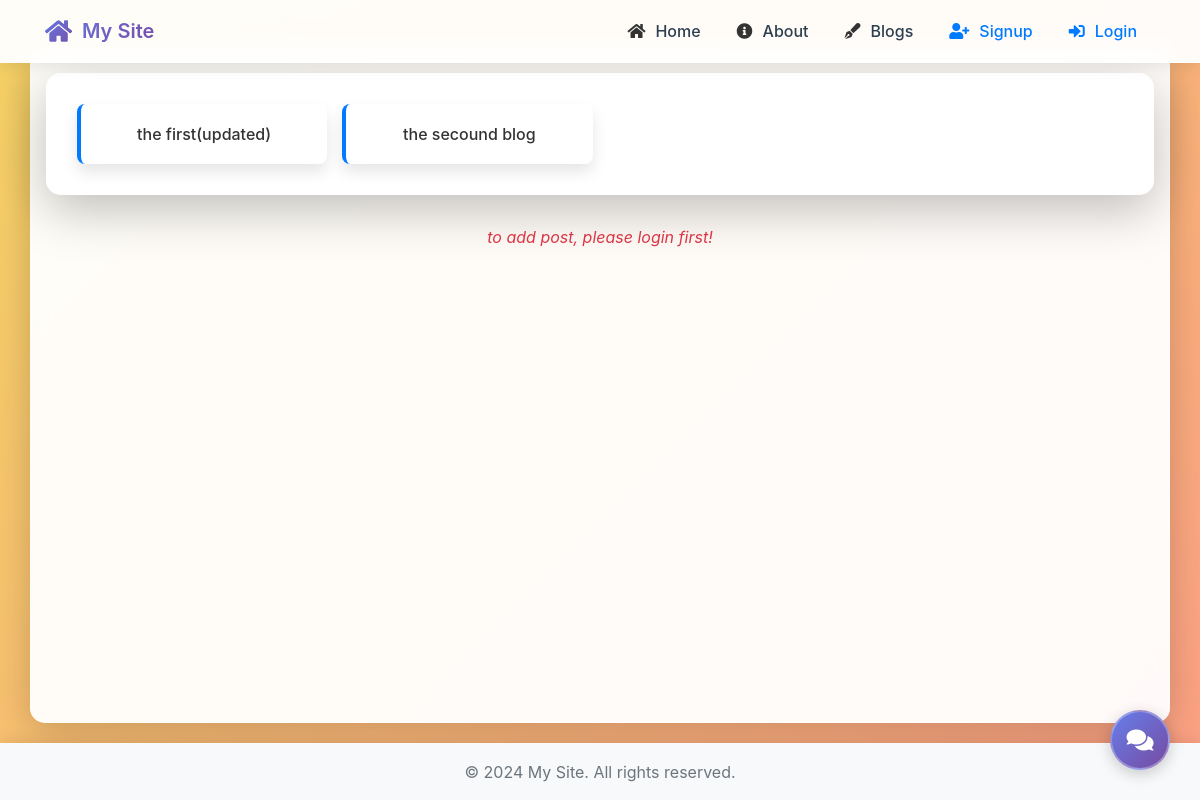
The app's page /blogs/, older data.
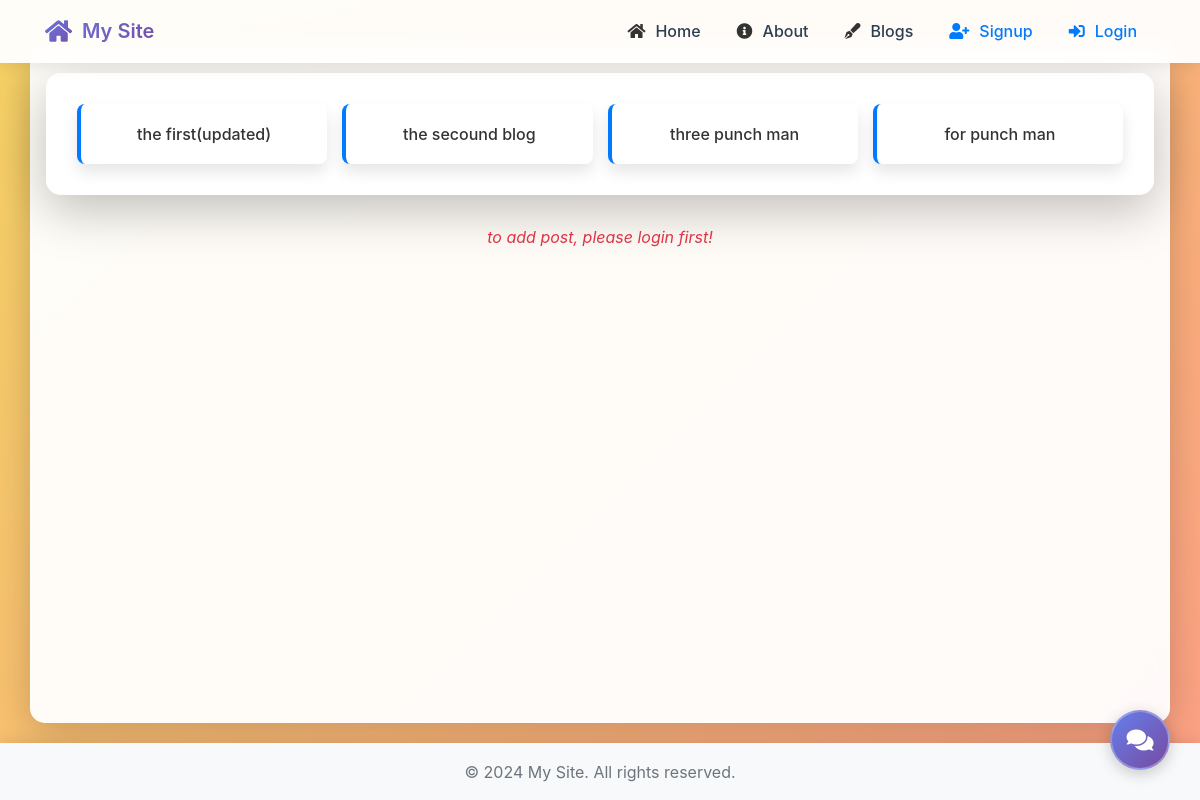
The same page, newer data.
### blog/models.py (models this page shows, shortened)
class Post(models.Model):
    title = models.CharField(default='',max_length=20)
    text = models.TextField(default='',max_length=600)
    author = models.ForeignKey(settings.AUTH_USER_MODEL, on_delete=models.CASCADE)
    date = models.DateTimeField(auto_now_add=True)
    def get_absolute_url(self):
        return reverse("blog_detail", kwargs={"pk": self.id})

### blog/views.py (the view)
# urls.py: path('',views.blog_list, name='blog_list'),
def blog_list(request):
    posts = Post.objects.all()
    context = {'posts': posts}
    return render(request, 'blog/list.html', context)

### templates/blog/list.html
{% extends "base.html" %}
{% block body %}
<div id='blogs-list' class='header-items'>
    {% for post in posts %}
        <a id='blogs-list-items' href='{{post.get_absolute_url}}'>{{post.title}}</a>
    {% endfor %}
</div>
{% if user.is_authenticated %}
<a class='add-button' href='{% url 'blog_new' %}'>+ Add Post</a>
{% else %}
<p id='p-login-first' class='all-texts-blogs'>to add post, please login first!</p>
{% endif %}
{% endblock body %}

Row changes from the older to the newer data that the page shows:
added Post: title "three punch man"
added Post: title "for punch man"
